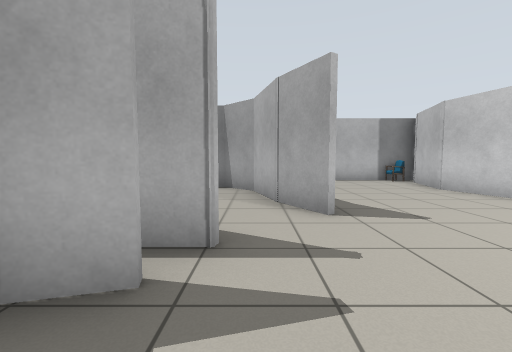
View 1 (above)

13 first-person views from a walk through a Gazebo world. The camera is 0.9 m above the floor, tilts 4° down and sees 90° across. The floor is counted in squares, 1 m on a side. Each view is taken from the middle of a square. On the plan, view 1 faces up. The plan holds only what a view shows up to about 10 squares ahead; the rest is blank. Robots are left out. Some surface patterns are stand-ins.

View 2
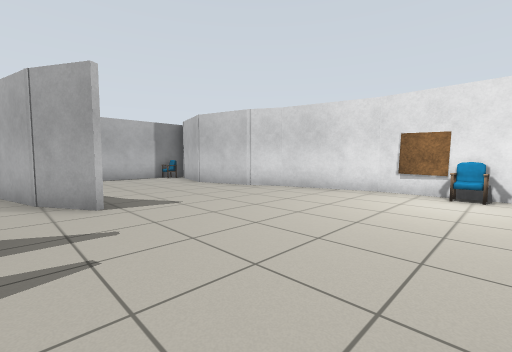

View 3
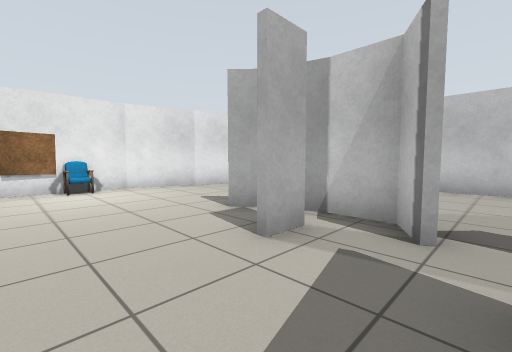

View 4
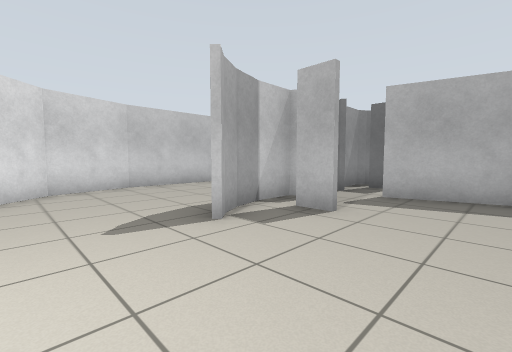

View 5
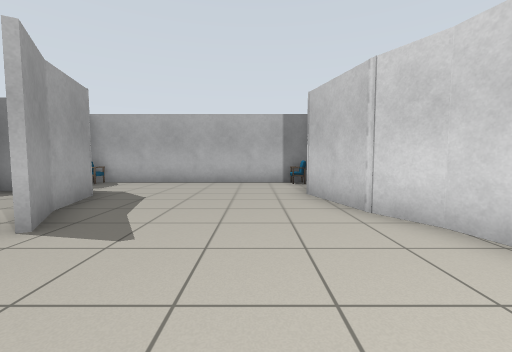

View 6
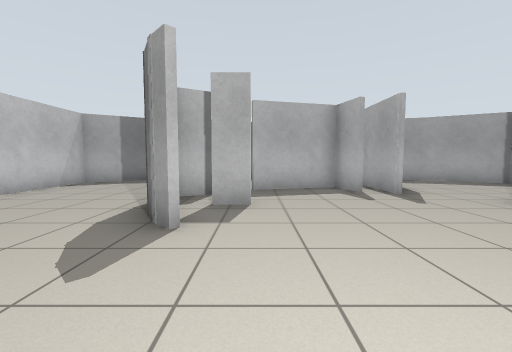

View 7
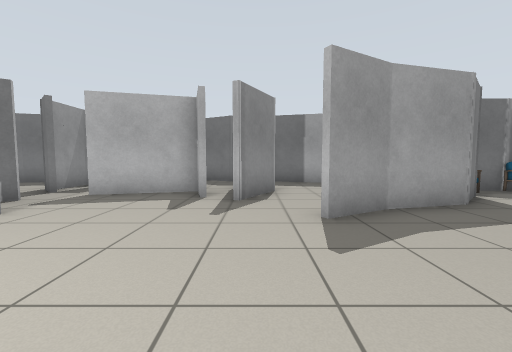

View 8
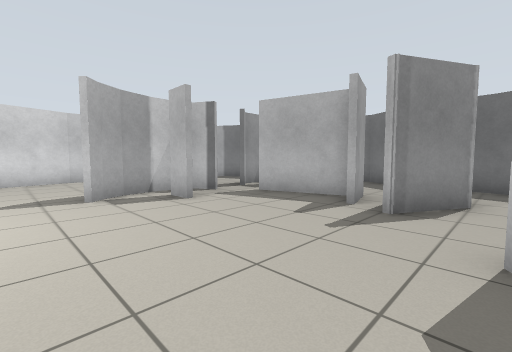

View 9
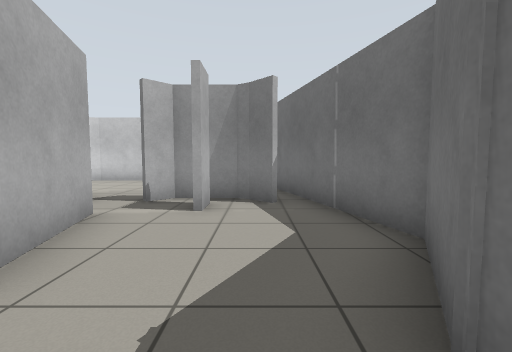

View 10
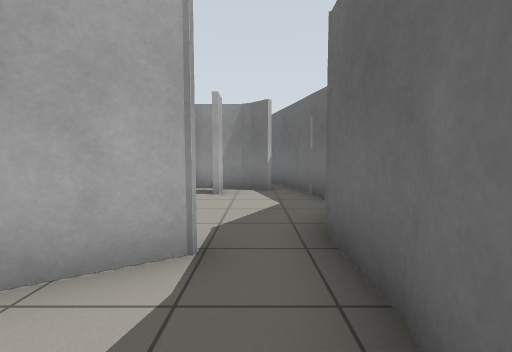

View 11
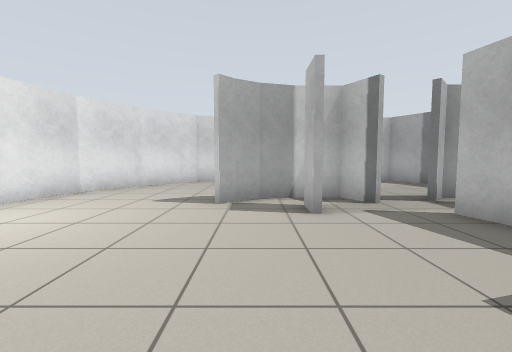

View 12
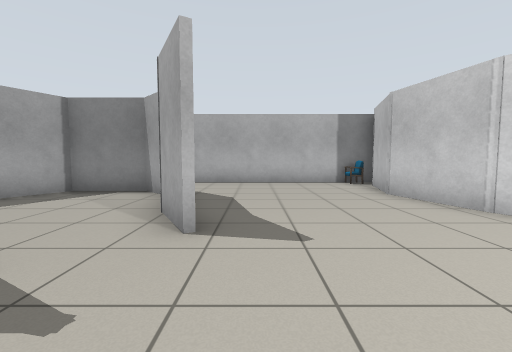

View 13
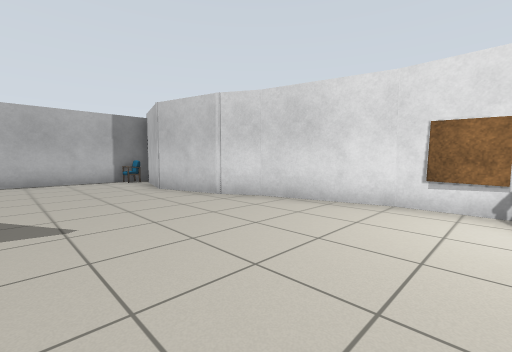

### Floor plan
Ten units are one square. View 1 is at (0, 0); x grows to the right and y downward. Boxes are objects, and circles mark ways between rooms. Rooms are numbered by the first view taken in them; rooms with no view inside come last. Other rooms are left out.
<svg viewBox="-64 -110 144 188">
<path fill="none" stroke="#000" d="M11 10 11 19M-8 -17 -19 -14 -12 11M12 -39 4 -53M9 19 9 10M28 21 24 25M26 23 20 27M-10 -29 -2 -25 -25 -25M19 26 25 23M-4 20 1 28 11 28 22 25 27 20M5 -54 13 -41M-15 23 -21 28M72 -15 64 -43M65 -42 58 -53M59 -50 53 -73 59 -95M72 18 72 4M57 53 66 37 71 17M-9 -80 1 -71 6 -52M-50 30 -43 56M21 73 42 67 58 52M-44 54 -33 73 22 73M-20 -95 -20 -90M64 -105 -21 -105M-29 16 -29 21M-44 20 -36 28M-31 21 -31 12M-39 25 -34 28 -23 28 -17 22M-13 12 -19 -10M-48 -38 -48 -20 -59 -2 -50 30M-20 -35 -10 -29M-43 -54 -48 -36M4 -51 -1 -70 -10 -79 -30 -79 -41 -60M-35 -26 -22 -33"/>
<rect x="-25" y="-105" width="10" height="10" fill="#bbb"><title>chair</title></rect>
<rect x="45" y="-105" width="10" height="10" fill="#bbb"><title>chair</title></rect>
<rect x="65" y="-5" width="10" height="10" fill="#bbb"><title>chair</title></rect>
<rect x="65" y="-15" width="10" height="10" fill="#bbb"><title>panel</title></rect>
<rect x="-25" y="-85" width="10" height="10" fill="#bbb"><title>other object</title></rect>
<circle cx="-20" cy="20" r="3" fill="#2a7"/>
<circle cx="0" cy="-40" r="3" fill="#2a7"/>
<circle cx="-40" cy="-30" r="3" fill="#2a7"/>
<text x="20" y="-10">1</text>
<text x="-40" y="0">2</text>
<text x="-20" y="-50">3</text>
</svg>
Room 1 opens to room 2. Room 1 opens to room 3. Room 2 opens to room 3.

Where each view was taken, in squares from view 1:
view 1: 0 up, 0 right, facing up
view 2: 1 down, 0 right, facing up-right
view 3: 1 up, 1 left, facing down-right
view 4: 1 up, 5 right, facing down-left
view 5: 1 up, 4 right, facing up
view 6: 1 down, 6 right, facing left
view 7: 3 up, 5 right, facing left
view 8: 4 up, 4 right, facing down-left
view 9: 3 up, 4 left, facing down
view 10: 5 up, 4 left, facing down
view 11: 3 up, 2 right, facing down
view 12: 1 up, 2 right, facing up
view 13: 0 up, 2 right, facing up-right
